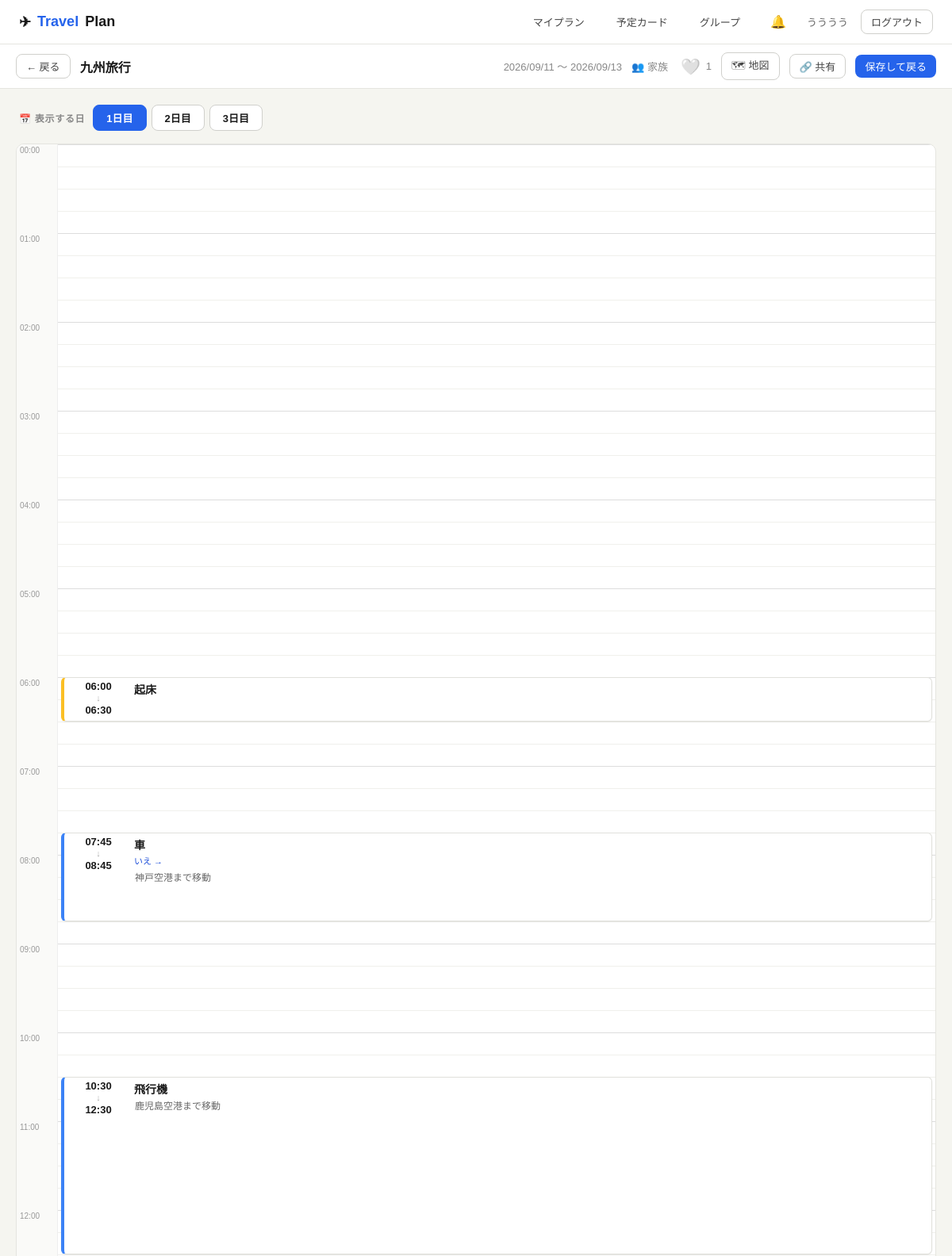
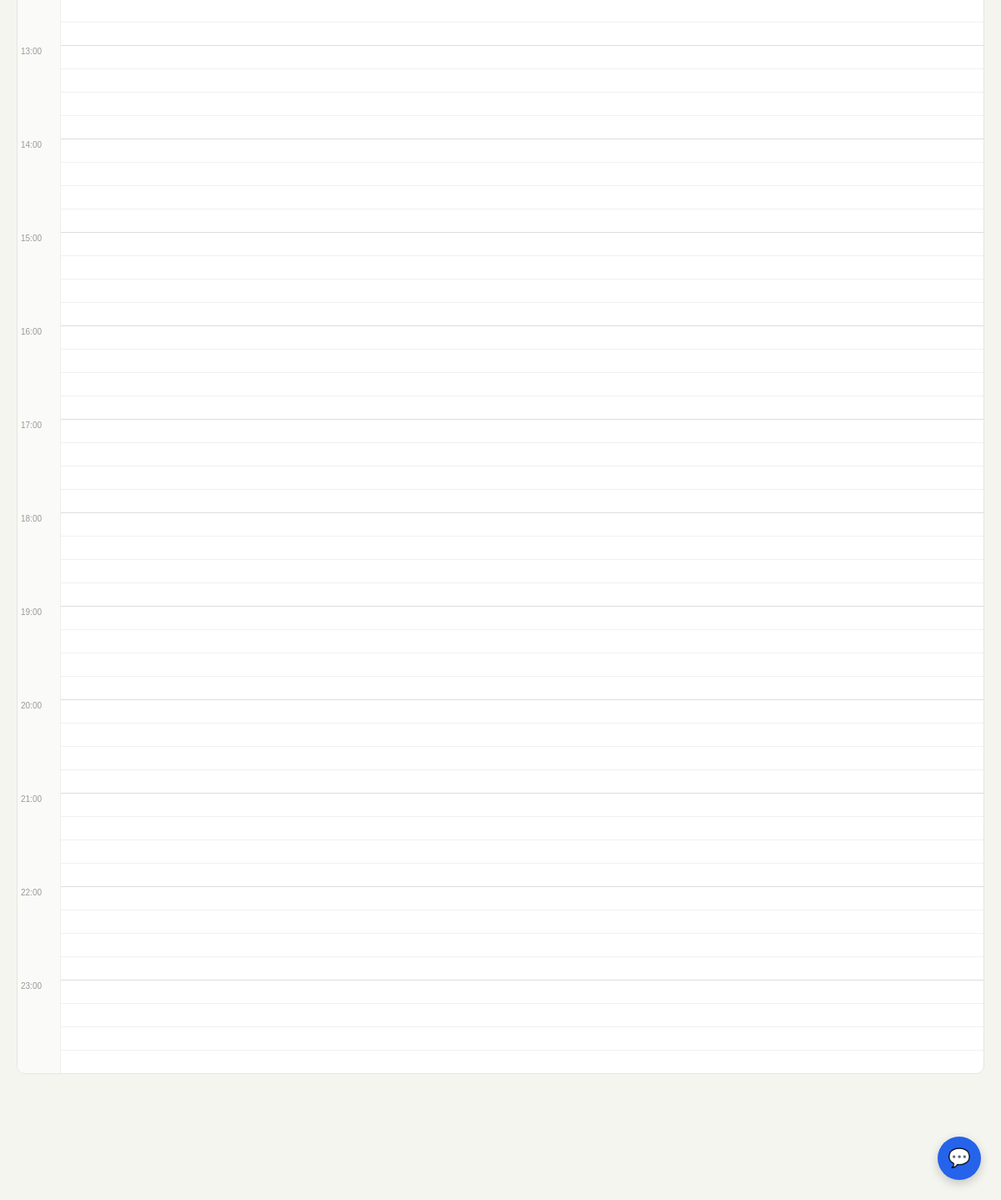
The page /plan/35/edit/ (signed in) on the database its author committed (2 pictures, top to bottom).
### travel/models.py (models this page shows, shortened)
class TravelPlan(models.Model):
    user = models.ForeignKey(User, on_delete=models.CASCADE, related_name='plans')
    name = models.CharField(max_length=200)
    start_date = models.DateField(null=True, blank=True)
    end_date = models.DateField(null=True, blank=True)
    share_token = models.UUIDField(default=uuid.uuid4, editable=False, unique=True)
    group = models.ForeignKey(Group, on_delete=models.SET_NULL, null=True, blank=True, related_name='plans')
    participant_count = models.PositiveIntegerField(default=1)
    warikan_enabled = models.BooleanField(default=False)
    created_at = models.DateTimeField(auto_now_add=True)
    updated_at = models.DateTimeField(auto_now=True)
    class Meta:
        ordering = ['-created_at']
    @property
    def day_count(self):
        if self.start_date and self.end_date:
            return (self.end_date - self.start_date).days + 1
        return 1
    def can_view(self, user):
        if self.user_id == user.id:
            return True
        return bool(self.group_id and self.group.is_member(user))
    def is_liked_by(self, user):
        return self.likes.filter(user=user).exists()

class Group(models.Model):
    name = models.CharField(max_length=100)
    owner = models.ForeignKey(User, on_delete=models.CASCADE, related_name='owned_groups')
    members = models.ManyToManyField(User, related_name='travel_groups', blank=True)
    created_at = models.DateTimeField(auto_now_add=True)
    class Meta:
        ordering = ['name']
    def is_member(self, user):
        return self.owner_id == user.id or self.members.filter(pk=user.id).exists()
    def all_member_ids(self):
        return {self.owner_id, *self.members.values_list('pk', flat=True)}

class ScheduleItem(models.Model):
    plan = models.ForeignKey(TravelPlan, on_delete=models.CASCADE, related_name='schedule_items')
    template = models.ForeignKey(CardTemplate, on_delete=models.SET_NULL, null=True, blank=True)
    name = models.CharField(max_length=200)
    card_type = models.CharField(max_length=10, choices=CardTemplate.TYPE_CHOICES, default='free')
    day_number = models.PositiveIntegerField(default=1)
    order = models.PositiveIntegerField(default=0)
    start_time = models.TimeField(null=True, blank=True)
    duration_minutes = models.PositiveIntegerField(default=60)
    memo = models.TextField(blank=True)
    from_location = models.CharField(max_length=200, blank=True)
    to_location = models.CharField(max_length=200, blank=True)
    alarm_enabled = models.BooleanField(default=False)
    approval_enabled = models.BooleanField(default=False)
    cost = models.PositiveIntegerField(default=0)
    class Meta:
        ordering = ['day_number', 'order']

### travel/views.py (the view, shortened to what this page needs)
# urls.py: path('plan/<int:pk>/edit/', views.plan_edit, name='plan_edit'),
@login_required
def plan_edit(request, pk):
    plan = _get_viewable_plan_or_404(pk, request.user)
    is_owner = plan.user_id == request.user.id
    templates = CardTemplate.objects.filter(user=request.user)
    days, days_data = _build_days_data(plan, user=request.user)
    share_url = request.build_absolute_uri(reverse('plan_share', args=[plan.share_token]))
    my_groups = Group.objects.filter(owner=request.user) if is_owner else Group.objects.none()
    chat_messages = plan.group.messages.select_related('user') if plan.group_id else None
    plan.my_like = plan.is_liked_by(request.user)
    plan.like_count = plan.likes.count()
    return render(request, 'travel/plan_edit.html', {
        'plan': plan,
        'templates': templates,
        'days': days,
        'days_data': days_data,
        'hour_marks': [{'label': f'{h:02d}:00', 'top': h * HOUR_HEIGHT} for h in range(24)],
        'slot_height': SLOT_HEIGHT,
        'hour_height': HOUR_HEIGHT,
        'day_height': DAY_HEIGHT,
        'hour_options': HOUR_OPTIONS,
        'minute_options': MINUTE_OPTIONS,
        'share_url': share_url,
        'is_owner': is_owner,
        'my_groups': my_groups,
        'chat_messages': chat_messages,
    })

### travel/context_processors.py (called while the page is built)
def notifications(request):
    if not request.user.is_authenticated:
        return {}
    reject_count = CardResponse.objects.filter(
        status='rejected', is_read=False, item__plan__user=request.user,
    ).exclude(comment='').count()
    like_count = PlanLike.objects.filter(
        plan__user=request.user, is_read=False,
    ).exclude(user=request.user).count()
    return {'unread_notification_count': reject_count + like_count}

### travel/views.py (called while the page is built)
def _item_position(item):
    start = item.start_time or DEFAULT_START_TIME
    total_min = start.hour * 60 + start.minute
    top = (total_min // SLOT_MINUTES) * SLOT_HEIGHT
    dur_slots = max(1, item.duration_minutes // SLOT_MINUTES)
    return top, dur_slots * SLOT_HEIGHT

def _end_time_str(item):
    start = item.start_time or DEFAULT_START_TIME
    total = (start.hour * 60 + start.minute + item.duration_minutes) % (24 * 60)
    return f'{total // 60:02d}:{total % 60:02d}'

def _calendar_url(plan, item):
    if not plan.start_date:
        return None
    event_date = plan.start_date + timedelta(days=item.day_number - 1)
    start = item.start_time or DEFAULT_START_TIME
    start_dt = datetime.combine(event_date, start)
    end_dt = start_dt + timedelta(minutes=item.duration_minutes)
    fmt = '%Y%m%dT%H%M%S'
    params = {
        'action': 'TEMPLATE',
        'text': f'{item.name}(アラーム)',
        'dates': f'{start_dt.strftime(fmt)}/{end_dt.strftime(fmt)}',
        'details': f'{plan.name} の起床アラームです',
    }
    return 'https://calendar.google.com/calendar/render?' + urlencode(params)

def _get_viewable_plan_or_404(pk, user):
    plan = get_object_or_404(TravelPlan, pk=pk)
    if not plan.can_view(user):
        raise Http404
    return plan

### travel/templates/travel/plan_edit.html (shortened to what this page needs)
{% extends 'travel/base.html' %}
{% block content %}
<div class="top-bar">
  <a href="/" class="btn btn-secondary btn-sm">← 戻る</a>
  <input id="plan-name" type="text" value="{{ plan.name }}" {% if not is_owner %}readonly{% endif %} style="flex:1;border:none;font-size:16px;font-weight:600;outline:none;background:none;color:#1a1a1a">
  {% if plan.start_date %}<span style="font-size:13px;color:#888">{{ plan.start_date|date:"Y/m/d" }} 〜 {{ plan.end_date|date:"Y/m/d" }}</span>{% endif %}
  {% if is_owner %}
  <form method="post" action="/plan/{{ plan.pk }}/set-group/" style="margin:0">
    {% csrf_token %}
    <select name="group_id" onchange="this.form.submit()" style="font-size:13px;padding:5px 8px;border:1px solid #d0d0cc;border-radius:6px;background:#fff;color:#1a1a1a;cursor:pointer">
      <option value="">👤 個人のプラン</option>
      {% for g in my_groups %}<option value="{{ g.pk }}" {% if plan.group_id == g.pk %}selected{% endif %}>👥 {{ g.name }}</option>{% endfor %}
    </select>
  </form>
  {% elif plan.group %}
  <span style="font-size:13px;color:#888">👥 {{ plan.group.name }}</span>
  {% endif %}
  <form method="post" action="/plan/{{ plan.pk }}/like/" style="margin:0;display:flex;align-items:center;gap:3px">
    <button type="submit" title="{% if plan.my_like %}いいねを取り消す{% else %}いいね{% endif %}" style="background:none;border:none;cursor:pointer;font-size:20px;line-height:1;padding:4px">{% if plan.my_like %}❤️{% else %}🤍{% endif %}</button>
    {% if plan.like_count %}<span style="font-size:13px;color:#888">{{ plan.like_count }}</span>{% endif %}
  </form>
  <a href="/plan/{{ plan.pk }}/map/" class="btn btn-secondary btn-sm">🗺 地図</a>
  <button class="btn btn-secondary btn-sm" onclick="openShareModal()">🔗 共有</button>
  <button class="btn btn-primary btn-sm" onclick="savePlan()">保存して戻る</button>
</div>
<div class="editor-wrap">
  <div class="timeline-wrap" id="timeline-wrap">
    <div class="day-switcher">
      <span class="day-switcher-label">📅 表示する日</span>
      <div class="day-tabs" id="day-tabs">
        {% for day in days_data %}<button type="button" class="day-tab" data-day="{{ day.number }}" onclick="switchDay({{ day.number }})">{{ day.number }}日目</button>{% endfor %}
      </div>
    </div>
    {% for day in days_data %}
    <div class="day-block" data-day="{{ day.number }}">
      <div class="timeline-outer" id="outer-{{ day.number }}">
        <div class="ruler" style="height:{{ day_height }}px">
          {% for mark in hour_marks %}
          <div class="ruler-hour" style="top:{{ mark.top }}px">{{ mark.label }}</div>
          {% endfor %}
        </div>
        <div class="timeline" id="timeline-{{ day.number }}" style="height:{{ day_height }}px"
             >
          {% for item in day.items %}
          <div class="t-card type-{{ item.card_type }}" {% if is_owner %}draggable="true"{% endif %} data-item="{{ item.pk }}" data-day="{{ day.number }}"
               style="top:{{ item.top_px }}px;height:{{ item.height_px }}px;left:calc({{ item.left_pct }}% + 4px);width:calc({{ item.width_pct }}% - 8px)"
               {% if is_owner %}ondragstart="itemDragStart(event)"{% endif %}>
            {% if is_owner %}
            <div class="t-card-time">
              <div class="time-pick t-start">
                <select class="t-hour" onchange="updateCardTime({{ item.pk }}, this)">
                  {% for h in hour_options %}<option value="{{ h }}" {% if h == item.start_time_str|slice:":2" %}selected{% endif %}>{{ h }}</option>{% endfor %}
                </select><span class="t-colon">:</span><select class="t-min" onchange="updateCardTime({{ item.pk }}, this)">
                  {% for m in minute_options %}<option value="{{ m }}" {% if m == item.start_time_str|slice:"3:" %}selected{% endif %}>{{ m }}</option>{% endfor %}
                </select>
              </div>
              <span class="t-arrow">↓</span>
              <div class="time-pick t-end">
                <select class="t-hour" onchange="updateCardTime({{ item.pk }}, this)">
                  {% for h in hour_options %}<option value="{{ h }}" {% if h == item.end_time_str|slice:":2" %}selected{% endif %}>{{ h }}</option>{% endfor %}
                </select><span class="t-colon">:</span><select class="t-min" onchange="updateCardTime({{ item.pk }}, this)">
                  {% for m in minute_options %}<option value="{{ m }}" {% if m == item.end_time_str|slice:"3:" %}selected{% endif %}>{{ m }}</option>{% endfor %}
                </select>
              </div>
            </div>
            {% else %}
            <div class="t-card-time t-card-time-static">
              <div>{{ item.start_time_str }}</div>
              <span class="t-arrow">↓</span>
              <div>{{ item.end_time_str }}</div>
            </div>
            {% endif %}
            <div class="t-card-main">
              <div style="display:flex;align-items:center;gap:6px">
                <span class="t-name">{{ item.name }}</span>
              </div>
              {% if item.card_type == 'move' %}
                {% if is_owner %}
                <div class="t-route-row">
                  <input type="text" class="t-route-input t-route-from" placeholder="出発地" value="{{ item.from_location }}" onchange="updateRoute({{ item.pk }})">
                  <span class="t-route-arrow">→</span>
                  <input type="text" class="t-route-input t-route-to" placeholder="到着地" value="{{ item.to_location }}" onchange="updateRoute({{ item.pk }})">
                </div>
                {% elif item.from_location or item.to_location %}
                <div class="t-route-row">{{ item.from_location }} → {{ item.to_location }}</div>
                {% endif %}
              {% endif %}
              {% if item.memo %}<div class="t-memo-text" title="{{ item.memo }}">{{ item.memo }}</div>{% endif %}
            </div>
          </div>
          {% empty %}
          <div class="timeline-empty-hint">{% if is_owner %}左のカードをドラッグしてここにドロップ{% else %}この日の予定はまだありません{% endif %}</div>
          {% endfor %}
        </div>
      </div>
    </div>
    {% endfor %}
  </div>
</div>
{% if plan.group_id %}
<button class="chat-toggle-btn" onclick="toggleChat()" id="chat-toggle-btn" title="グループチャット">💬</button>
{% endif %}
{% endblock %}

### travel/templates/travel/base.html (shortened to what this page needs)
<!DOCTYPE html>
<html lang="ja">
<head>
</head>
<body>
{% if user.is_authenticated %}
<nav class="nav">
  <div class="nav-logo">✈ <span>Travel</span>Plan</div>
  <a class="nav-link" href="/">マイプラン</a>
  <a class="nav-link" href="/cards/">予定カード</a>
  <a class="nav-link" href="/groups/">グループ</a>
  <a class="nav-notif" href="/notifications/" title="通知">🔔{% if unread_notification_count %}<span class="nav-notif-badge">{{ unread_notification_count }}</span>{% endif %}</a>
  <span class="nav-user">{{ user.username }}</span>
  <form method="post" action="/logout/" style="margin:0"><input type="hidden" name="csrfmiddlewaretoken" value="{{ csrf_token }}">
    <button type="submit" class="btn btn-secondary btn-sm">ログアウト</button>
  </form>
</nav>
{% endif %}
{% block content %}{% endblock %}
</body>
</html>

### travel/templates/travel/base.html (style rules this page uses)
* { box-sizing:border-box;margin:0;padding:0 }
body { font-family:'Hiragino Sans','Meiryo',sans-serif;background:#f5f5f0;color:#1a1a1a;min-height:100vh }
a { color:#2563eb;text-decoration:none }
.nav { background:#fff;border-bottom:1px solid #e5e5e0;padding:0 24px;height:56px;display:flex;align-items:center;gap:16px;position:sticky;top:0;z-index:100 }
.nav-logo { font-size:18px;font-weight:600;color:#1a1a1a;display:flex;align-items:center;gap:8px }
.nav-logo span { color:#2563eb }
.nav-user { font-size:13px;color:#666 }
.nav a.nav-link { font-size:13px;color:#444;padding:6px 12px;border-radius:6px }
.btn { display:inline-flex;align-items:center;gap:6px;padding:8px 18px;border-radius:8px;font-size:14px;font-weight:500;cursor:pointer;border:none;transition:all .15s }
.btn-primary { background:#2563eb;color:#fff }
.btn-secondary { background:#fff;color:#444;border:1px solid #d0d0cc }
.btn-sm { padding:5px 12px;font-size:13px }
.nav-notif { position:relative;font-size:16px;padding:6px 10px;border-radius:6px }

### rows shown on the page
TravelPlan: name "九州旅行", start_date "2026/09/11", end_date "2026/09/13", group.name "家族", like_count "1"
ScheduleItem: {{ day.number }} 1 (drawn), start_time_str "06:00", end_time_str "06:30", name "起床"
ScheduleItem: {{ day.number }} 1 (drawn), start_time_str "07:45", end_time_str "08:45", name "車", from_location "いえ", memo "神戸空港まで移動"
ScheduleItem: {{ day.number }} 1 (drawn), start_time_str "10:30", end_time_str "12:30", name "飛行機", memo "鹿児島空港まで移動"

### other values the page prints
{{ user.username }} "うううう"
{{ day.number }} "1" "2" "3"
{{ mark.label }} "00:00" "01:00" "02:00" "03:00" "04:00" "05:00" "06:00" "07:00" "08:00" "09:00" "10:00" "11:00" "12:00" "13:00" "14:00" "15:00" "16:00" "17:00" "18:00" "19:00" "20:00" "21:00" "22:00" "23:00"
